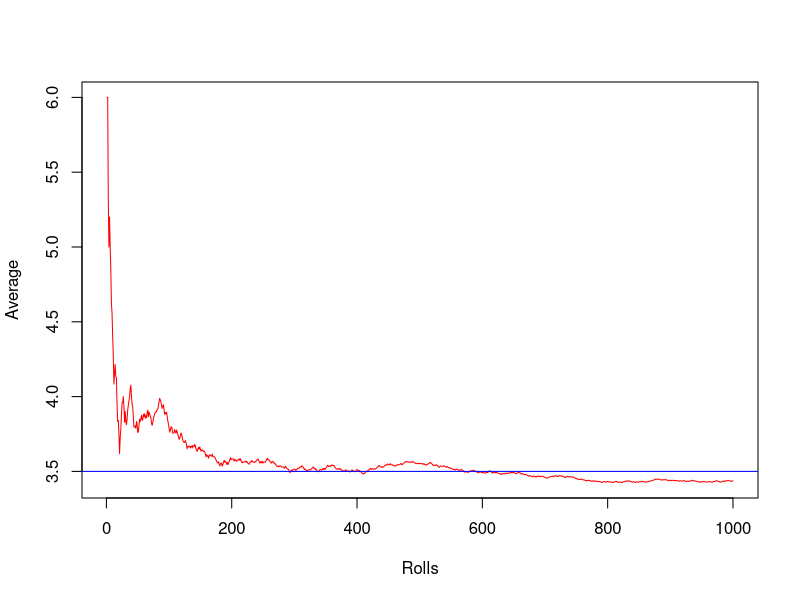
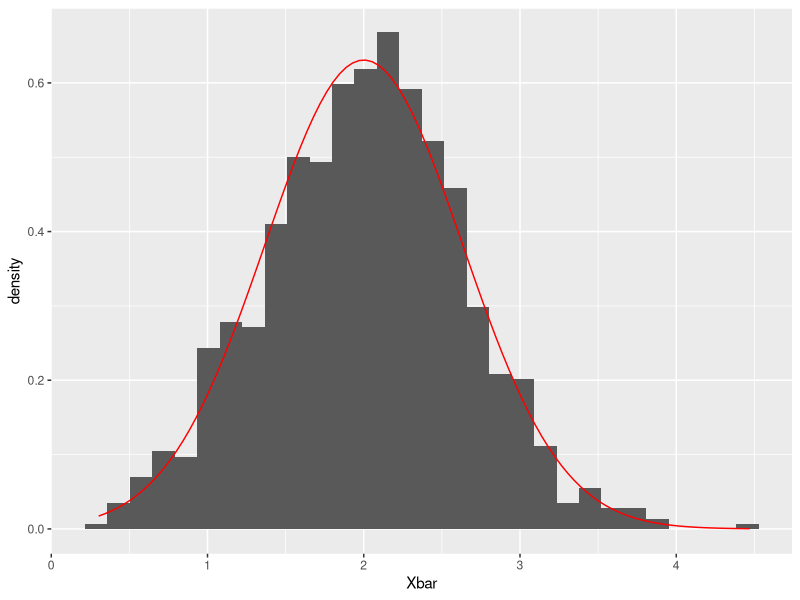
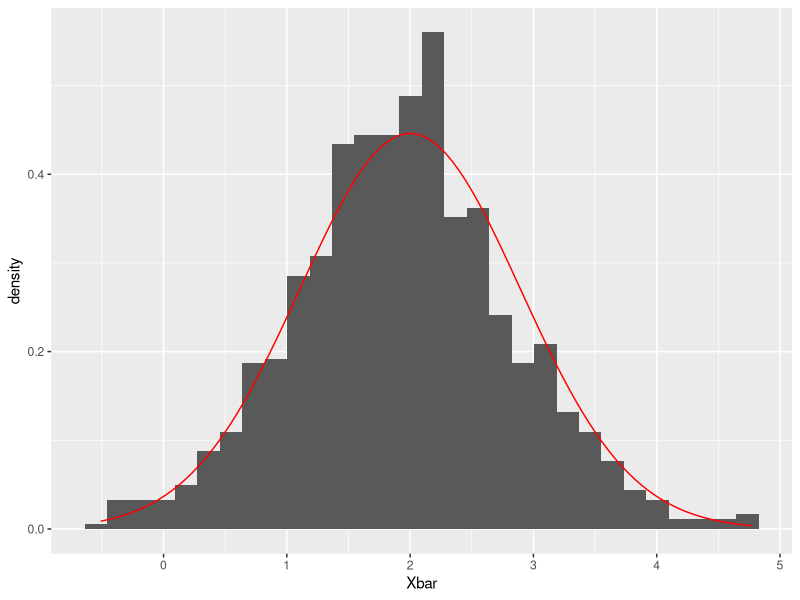
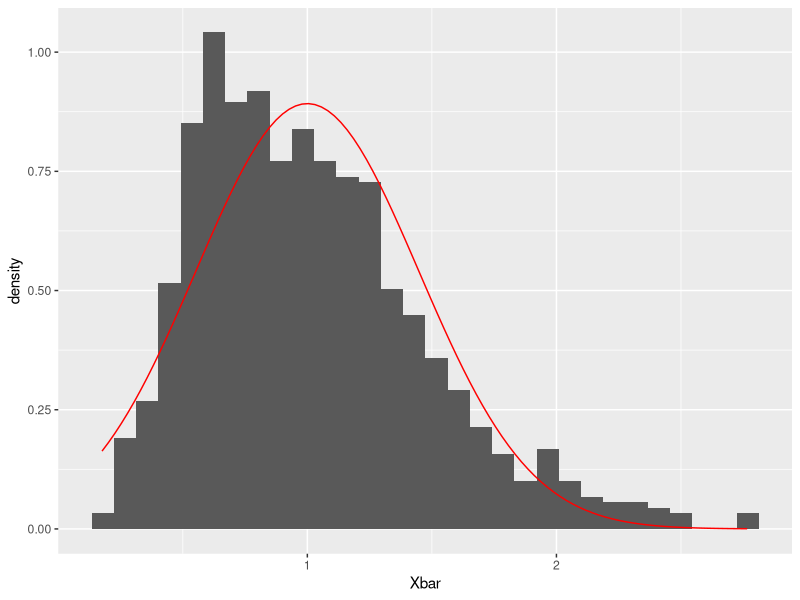
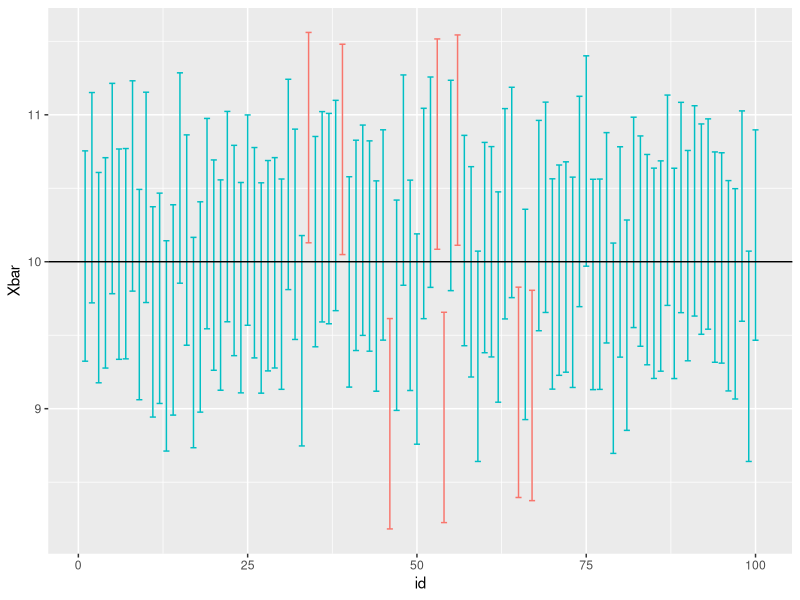
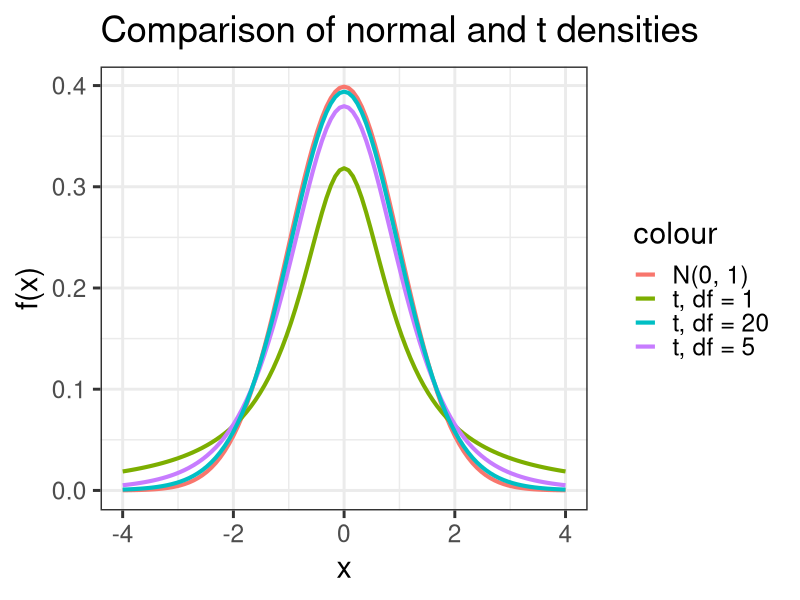
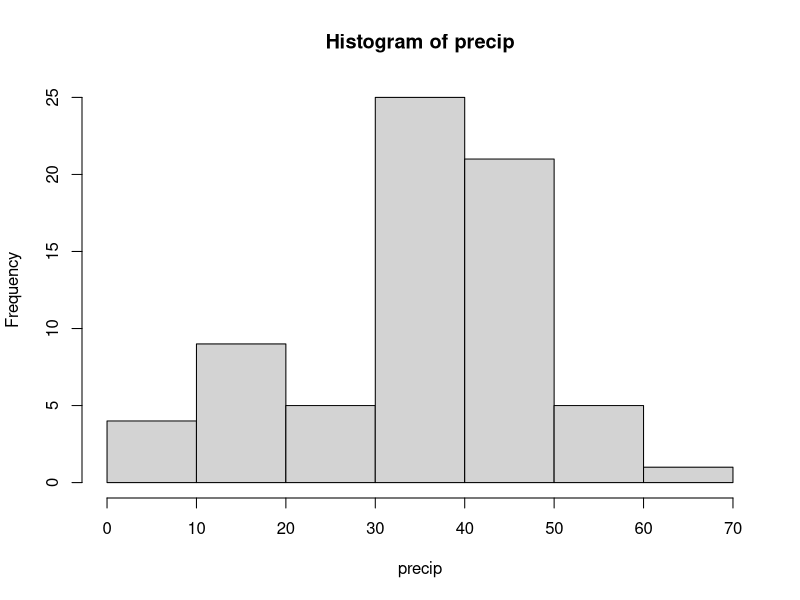
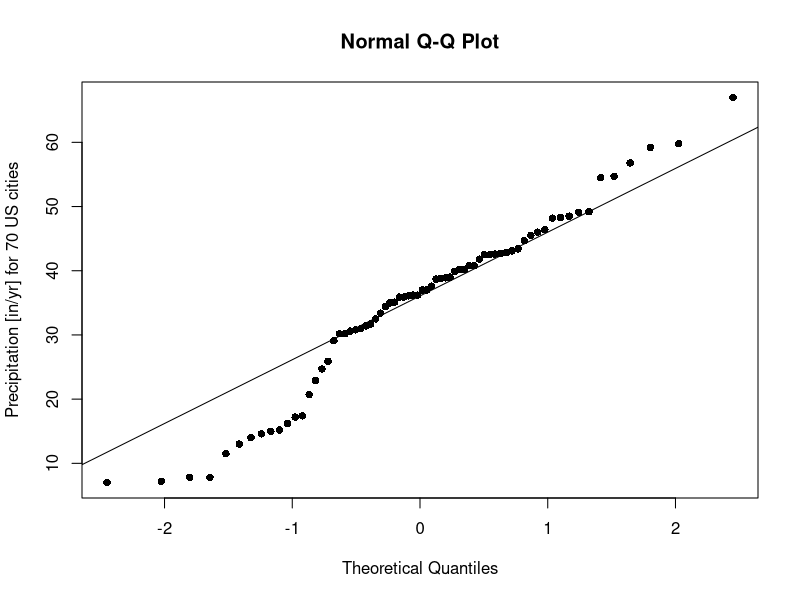

These charts were generated, in order, by the following R code:
## ---- chunk 1
#| echo: TRUE
#| eval: TRUE
#| cache: TRUE
#| fig-alt: "Line graph showing the average value decreasing from 6.0 to 3.5 over 1000 rolls, with a red line oscillating around the value of 3.5 and a blue horizontal line at 3.5 as a baseline."
set.seed(1028)
dice_rolls <- sample(1:6, 1000, replace = TRUE)
sample_avg <- sapply(1:length(dice_rolls), function(i) mean(dice_rolls[1:i]))
plot(1:1000, sample_avg, type = "l", col = "red",
     xlab = "Rolls", ylab = "Average")
abline(h = 3.5, col = "blue")
## ---- chunk 2
#| echo: TRUE
#| eval: TRUE
#| cache: TRUE
#| warning: FALSE
#| message: FALSE
#| fig-alt: ": Histogram with a density plot overlay, x-axis labeled 'Xbar,' y-axis labeled 'density.'"
library(ggplot2)
Xbars <- data.frame(Xbar = replicate(1000, mean(rnorm(10, mean = 2, sd = 2))))
ggplot(Xbars, aes(x = Xbar)) + 
  geom_histogram(aes(y = ..density..)) + 
  geom_function(fun = dnorm, args = list(mean = 2, sd = 2 / sqrt(10)), color = "red")
## ---- chunk 3
#| echo: TRUE
#| eval: TRUE
#| cache: TRUE
#| fig-alt: "Histogram with vertical black bars and a red density plot line overlaid, depicting a bell-shaped distribution. The x-axis is labeled 'Xbar,' and the y-axis is labeled 'density'."
n <- 5
Xbars <- data.frame(Xbar = replicate(1000, mean(rnorm(n, mean = 2, sd = 2))))
ggplot(Xbars, aes(x = Xbar)) + 
  geom_histogram(aes(y = ..density..)) + 
  geom_function(fun = dnorm, args = list(mean = 2, sd = 2 / sqrt(n)), color = "red")
## ---- chunk 4
#| echo: TRUE
#| eval: TRUE
#| cache: TRUE
#| warning: FALSE
#| message: FALSE
#| fig-alt: "Histogram with black bars and a red density curve"
n <- 5
Xbars <- data.frame(Xbar = replicate(1000, mean(rexp(n, rate = 1))))
ggplot(Xbars, aes(x = Xbar)) + 
  geom_histogram(aes(y = ..density..)) + 
  geom_function(fun = dnorm, args = list(mean = 1, sd = 1 / sqrt(n)), color = "red")
## ---- chunk 5
#| echo: TRUE
#| eval: TRUE
#| cache: TRUE
n <- 30 # sample size
mu <- 10 # unknown true mean
sigma <- 2 # known standard deviation
Xbars <- replicate(100, mean(rnorm(n, mean = mu, sd = sigma)))
coverage_rate <- mean(abs(Xbars - mu) < 1.96 * sigma / sqrt(n))
coverage_rate
## ---- chunk 6
#| echo: FALSE
#| eval: TRUE
#| cache: TRUE
#| warning: FALSE
#| message: FALSE
library(tidyverse)
plot_dat <- data.frame(id = 1:100,
                       Xbar = Xbars) |>
  mutate(upper = Xbar + 1.96 * sigma / sqrt(n),
         lower = Xbar - 1.96 * sigma / sqrt(n))
ggplot(plot_dat, 
       aes(x = id, y = Xbar, 
           color = abs(Xbars - mu) < 1.96 * sigma / sqrt(n))) + 
  geom_errorbar(aes(ymin = lower, ymax = upper)) +
  geom_abline(intercept = mu, slope = 0) + 
  theme(legend.position = "none")
## ---- chunk 7
#| echo: TRUE
#| eval: TRUE
#| cache: TRUE
n <- 30 # sample size
lambda <- 10
sample_stats_poisson <- function() {
  x <- rpois(n, lambda)
  return(c(mean(x), sd(x)))
}
stats <- replicate(100, sample_stats_poisson())
stats[, 1:5] # print out first five simulation results
coverage_rate <- mean(abs(stats[1,] - mu) < 1.96 * stats[2,] / sqrt(n))
coverage_rate
## ---- chunk 8
#| echo: false
#| eval: TRUE
#| cache: TRUE
#| fig.alt: "Comparison of standard normal density and t-density for various values of degrees of freedom, indicating that as degrees of freedom increases, the t-density approaches the standard normal"
library(ggplot2)
dat <- data.frame(x = seq(-4, 4, length.out = 500)) 
ggplot(dat, aes(x = x)) +
  geom_function(fun = dnorm, aes(color = "N(0, 1)"),
                linewidth = 1.4) +
  geom_function(fun = dt, args = list(df = 1), aes(color = "t, df = 1"),
                linewidth = 1.4) + 
  geom_function(fun = dt, args = list(df = 5), aes(color = "t, df = 5"),
                linewidth = 1.4) + 
  geom_function(fun = dt, args = list(df = 20), aes(color = "t, df = 20"),
                linewidth = 1.4) +
  theme_bw(base_size = 22) + ylab("f(x)") + ggtitle("Comparison of normal and t densities")
## ---- chunk 9
#| echo: TRUE
#| eval: TRUE
#| cache: TRUE
#| fig-alt: "Histogram of precipitation frequency distribution with values on the x-axis from 0 to 70 and frequency on the y-axis from 0 to 25."
head(precip)
hist(precip)
## ---- chunk 10
#| echo: TRUE
#| eval: TRUE
#| cache: TRUE
#| fig-alt: "Normal Q-Q Plot showing precipitation data for 70 US cities, with points plotted against theoretical quantiles and a reference line indicating expected normal distribution."
qqnorm(precip, ylab = "Precipitation [in/yr] for 70 US cities", pch = 16)
qqline(precip)
## ---- chunk 11
#| echo: TRUE
#| eval: TRUE
#| cache: TRUE
#| fig-alt: "Normal Q-Q Plot comparing Penguin bill lengths to theoretical quantiles."
library(palmerpenguins)
data(penguins)
qqnorm(penguins$bill_length_mm, ylab = "Penguin bill lengths", pch = 16)
qqline(penguins$bill_length_mm)
## ---- chunk 12
#| echo: TRUE
#| eval: TRUE
#| cache: TRUE
#| fig-alt: "Histogram showing the distribution of penguin bill lengths in millimeters."
hist(penguins$bill_length_mm)
## ---- chunk 13
#| echo: TRUE
#| eval: TRUE
#| cache: TRUE
#| fig-alt: "Normal Q-Q plot comparing Penguin bill lengths to theoretical quantiles, with points closely following a diagonal line."
adelie <- penguins |> dplyr::filter(species == "Adelie")
qqnorm(adelie$bill_length_mm, ylab = "Penguin bill lengths", pch = 16)
qqline(adelie$bill_length_mm)
## ---- chunk 14
#| echo: TRUE
#| eval: TRUE
#| cache: TRUE
#| fig-alt: "Histogram of adelie$bill_length_mm with frequencies ranging from 0 to 30 on the y-axis and bill lengths from 32 to 46 mm on the x-axis."
hist(adelie$bill_length_mm)
## ---- chunk 15
#| echo: TRUE
#| eval: TRUE
#| cache: TRUE
precip_t <- t.test(precip, conf.level = 0.95)
precip_ci <- precip_t$conf.int # get confidence interval
precip_ci
## ---- chunk 16
#| echo: TRUE
#| eval: TRUE
#| cache: TRUE
bootstrap_Xbar <- 
  replicate(10000, mean(sample(precip, size = length(precip), replace = TRUE)))
quantile(bootstrap_Xbar, probs = c(.025, .975))
precip_ci
